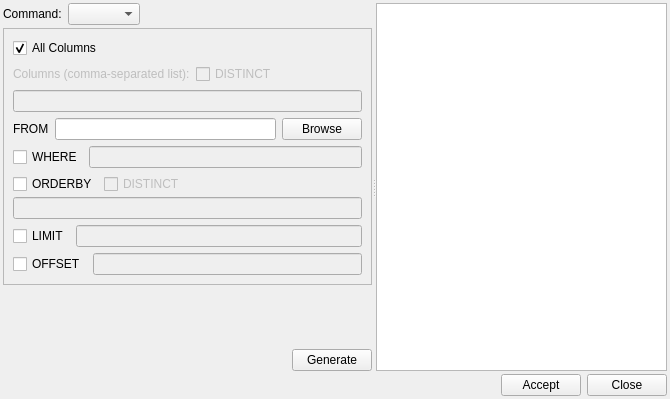
<ui version="4.0" >
 <class>TaQL</class>
 <widget class="QWidget" name="TaQL" >
  <property name="geometry" >
   <rect>
    <x>0</x>
    <y>0</y>
    <width>670</width>
    <height>399</height>
   </rect>
  </property>
  <property name="windowTitle" >
   <string>TaQL Command</string>
  </property>
  <layout class="QGridLayout" >
   <property name="margin" >
    <number>3</number>
   </property>
   <property name="spacing" >
    <number>3</number>
   </property>
   <item row="0" column="0" >
    <widget class="QSplitter" name="splitter" >
     <property name="orientation" >
      <enum>Qt::Horizontal</enum>
     </property>
     <widget class="QWidget" name="layoutWidget" >
      <layout class="QVBoxLayout" >
       <property name="margin" >
        <number>0</number>
       </property>
       <property name="spacing" >
        <number>3</number>
       </property>
       <item>
        <layout class="QHBoxLayout" >
         <property name="margin" >
          <number>0</number>
         </property>
         <property name="spacing" >
          <number>6</number>
         </property>
         <item>
          <widget class="QLabel" name="label" >
           <property name="text" >
            <string>Command:</string>
           </property>
          </widget>
         </item>
         <item>
          <widget class="QComboBox" name="commandChooser" />
         </item>
         <item>
          <spacer>
           <property name="orientation" >
            <enum>Qt::Horizontal</enum>
           </property>
           <property name="sizeHint" >
            <size>
             <width>40</width>
             <height>20</height>
            </size>
           </property>
          </spacer>
         </item>
        </layout>
       </item>
       <item>
        <widget class="QFrame" name="selectFrame" >
         <property name="frameShape" >
          <enum>QFrame::StyledPanel</enum>
         </property>
         <property name="frameShadow" >
          <enum>QFrame::Raised</enum>
         </property>
         <layout class="QVBoxLayout" >
          <property name="margin" >
           <number>9</number>
          </property>
          <property name="spacing" >
           <number>6</number>
          </property>
          <item>
           <layout class="QHBoxLayout" >
            <property name="margin" >
             <number>0</number>
            </property>
            <property name="spacing" >
             <number>6</number>
            </property>
            <item>
             <widget class="QCheckBox" name="allColumnsBox" >
              <property name="text" >
               <string>All Columns</string>
              </property>
              <property name="checked" >
               <bool>true</bool>
              </property>
             </widget>
            </item>
            <item>
             <spacer>
              <property name="orientation" >
               <enum>Qt::Horizontal</enum>
              </property>
              <property name="sizeHint" >
               <size>
                <width>40</width>
                <height>20</height>
               </size>
              </property>
             </spacer>
            </item>
           </layout>
          </item>
          <item>
           <layout class="QHBoxLayout" >
            <property name="margin" >
             <number>0</number>
            </property>
            <property name="spacing" >
             <number>6</number>
            </property>
            <item>
             <widget class="QLabel" name="label_2" >
              <property name="enabled" >
               <bool>false</bool>
              </property>
              <property name="text" >
               <string>Columns (comma-separated list):</string>
              </property>
             </widget>
            </item>
            <item>
             <widget class="QCheckBox" name="colDistinctBox" >
              <property name="enabled" >
               <bool>false</bool>
              </property>
              <property name="text" >
               <string>DISTINCT</string>
              </property>
             </widget>
            </item>
            <item>
             <spacer>
              <property name="orientation" >
               <enum>Qt::Horizontal</enum>
              </property>
              <property name="sizeHint" >
               <size>
                <width>40</width>
                <height>20</height>
               </size>
              </property>
             </spacer>
            </item>
           </layout>
          </item>
          <item>
           <layout class="QHBoxLayout" >
            <property name="margin" >
             <number>0</number>
            </property>
            <property name="spacing" >
             <number>6</number>
            </property>
            <item>
             <widget class="QLineEdit" name="colEdit" >
              <property name="enabled" >
               <bool>false</bool>
              </property>
             </widget>
            </item>
           </layout>
          </item>
          <item>
           <layout class="QHBoxLayout" >
            <property name="margin" >
             <number>0</number>
            </property>
            <property name="spacing" >
             <number>6</number>
            </property>
            <item>
             <widget class="QLabel" name="label_3" >
              <property name="text" >
               <string>FROM</string>
              </property>
             </widget>
            </item>
            <item>
             <widget class="QLineEdit" name="locationEdit" />
            </item>
            <item>
             <widget class="QPushButton" name="browseButton" >
              <property name="text" >
               <string>Browse</string>
              </property>
             </widget>
            </item>
           </layout>
          </item>
          <item>
           <layout class="QHBoxLayout" >
            <property name="margin" >
             <number>0</number>
            </property>
            <property name="spacing" >
             <number>6</number>
            </property>
            <item>
             <widget class="QCheckBox" name="whereBox" >
              <property name="text" >
               <string>WHERE</string>
              </property>
             </widget>
            </item>
            <item>
             <widget class="QLineEdit" name="whereEdit" >
              <property name="enabled" >
               <bool>false</bool>
              </property>
             </widget>
            </item>
           </layout>
          </item>
          <item>
           <layout class="QVBoxLayout" >
            <property name="margin" >
             <number>0</number>
            </property>
            <property name="spacing" >
             <number>3</number>
            </property>
            <item>
             <layout class="QHBoxLayout" >
              <property name="margin" >
               <number>0</number>
              </property>
              <property name="spacing" >
               <number>6</number>
              </property>
              <item>
               <widget class="QCheckBox" name="orderbyBox" >
                <property name="text" >
                 <string>ORDERBY</string>
                </property>
               </widget>
              </item>
              <item>
               <widget class="QCheckBox" name="orderbyDistinctBox" >
                <property name="enabled" >
                 <bool>false</bool>
                </property>
                <property name="text" >
                 <string>DISTINCT</string>
                </property>
               </widget>
              </item>
              <item>
               <spacer>
                <property name="orientation" >
                 <enum>Qt::Horizontal</enum>
                </property>
                <property name="sizeHint" >
                 <size>
                  <width>40</width>
                  <height>20</height>
                 </size>
                </property>
               </spacer>
              </item>
             </layout>
            </item>
            <item>
             <widget class="QLineEdit" name="orderbyEdit" >
              <property name="enabled" >
               <bool>false</bool>
              </property>
             </widget>
            </item>
           </layout>
          </item>
          <item>
           <layout class="QHBoxLayout" >
            <property name="margin" >
             <number>0</number>
            </property>
            <property name="spacing" >
             <number>6</number>
            </property>
            <item>
             <widget class="QCheckBox" name="limitBox" >
              <property name="text" >
               <string>LIMIT</string>
              </property>
             </widget>
            </item>
            <item>
             <widget class="QLineEdit" name="limitEdit" >
              <property name="enabled" >
               <bool>false</bool>
              </property>
             </widget>
            </item>
           </layout>
          </item>
          <item>
           <layout class="QHBoxLayout" >
            <property name="margin" >
             <number>0</number>
            </property>
            <property name="spacing" >
             <number>6</number>
            </property>
            <item>
             <widget class="QCheckBox" name="offsetBox" >
              <property name="text" >
               <string>OFFSET</string>
              </property>
             </widget>
            </item>
            <item>
             <widget class="QLineEdit" name="offsetEdit" >
              <property name="enabled" >
               <bool>false</bool>
              </property>
             </widget>
            </item>
           </layout>
          </item>
         </layout>
        </widget>
       </item>
       <item>
        <widget class="QFrame" name="updateFrame" >
         <property name="frameShape" >
          <enum>QFrame::StyledPanel</enum>
         </property>
         <property name="frameShadow" >
          <enum>QFrame::Raised</enum>
         </property>
        </widget>
       </item>
       <item>
        <widget class="QFrame" name="insertFrame" >
         <property name="frameShape" >
          <enum>QFrame::StyledPanel</enum>
         </property>
         <property name="frameShadow" >
          <enum>QFrame::Raised</enum>
         </property>
        </widget>
       </item>
       <item>
        <spacer>
         <property name="orientation" >
          <enum>Qt::Vertical</enum>
         </property>
         <property name="sizeHint" >
          <size>
           <width>20</width>
           <height>40</height>
          </size>
         </property>
        </spacer>
       </item>
       <item>
        <widget class="QFrame" name="deleteFrame" >
         <property name="frameShape" >
          <enum>QFrame::StyledPanel</enum>
         </property>
         <property name="frameShadow" >
          <enum>QFrame::Raised</enum>
         </property>
        </widget>
       </item>
       <item>
        <widget class="QFrame" name="calcFrame" >
         <property name="frameShape" >
          <enum>QFrame::StyledPanel</enum>
         </property>
         <property name="frameShadow" >
          <enum>QFrame::Raised</enum>
         </property>
        </widget>
       </item>
       <item>
        <widget class="QFrame" name="createFrame" >
         <property name="frameShape" >
          <enum>QFrame::StyledPanel</enum>
         </property>
         <property name="frameShadow" >
          <enum>QFrame::Raised</enum>
         </property>
        </widget>
       </item>
       <item>
        <layout class="QHBoxLayout" >
         <property name="margin" >
          <number>0</number>
         </property>
         <property name="spacing" >
          <number>6</number>
         </property>
         <item>
          <spacer>
           <property name="orientation" >
            <enum>Qt::Horizontal</enum>
           </property>
           <property name="sizeHint" >
            <size>
             <width>121</width>
             <height>20</height>
            </size>
           </property>
          </spacer>
         </item>
         <item>
          <widget class="QPushButton" name="generateButton" >
           <property name="text" >
            <string>Generate</string>
           </property>
          </widget>
         </item>
        </layout>
       </item>
      </layout>
     </widget>
     <widget class="QTextEdit" name="commandEdit" />
    </widget>
   </item>
   <item row="1" column="0" >
    <layout class="QHBoxLayout" >
     <property name="margin" >
      <number>0</number>
     </property>
     <property name="spacing" >
      <number>6</number>
     </property>
     <item>
      <spacer>
       <property name="orientation" >
        <enum>Qt::Horizontal</enum>
       </property>
       <property name="sizeHint" >
        <size>
         <width>371</width>
         <height>20</height>
        </size>
       </property>
      </spacer>
     </item>
     <item>
      <widget class="QPushButton" name="acceptButton" >
       <property name="text" >
        <string>Accept</string>
       </property>
      </widget>
     </item>
     <item>
      <widget class="QPushButton" name="closeButton" >
       <property name="text" >
        <string>Close</string>
       </property>
      </widget>
     </item>
    </layout>
   </item>
  </layout>
 </widget>
 <resources/>
 <connections>
  <connection>
   <sender>allColumnsBox</sender>
   <signal>toggled(bool)</signal>
   <receiver>label_2</receiver>
   <slot>setDisabled(bool)</slot>
   <hints>
    <hint type="sourcelabel" >
     <x>60</x>
     <y>67</y>
    </hint>
    <hint type="destinationlabel" >
     <x>56</x>
     <y>92</y>
    </hint>
   </hints>
  </connection>
  <connection>
   <sender>allColumnsBox</sender>
   <signal>toggled(bool)</signal>
   <receiver>colEdit</receiver>
   <slot>setDisabled(bool)</slot>
   <hints>
    <hint type="sourcelabel" >
     <x>25</x>
     <y>63</y>
    </hint>
    <hint type="destinationlabel" >
     <x>125</x>
     <y>121</y>
    </hint>
   </hints>
  </connection>
  <connection>
   <sender>whereBox</sender>
   <signal>toggled(bool)</signal>
   <receiver>whereEdit</receiver>
   <slot>setEnabled(bool)</slot>
   <hints>
    <hint type="sourcelabel" >
     <x>48</x>
     <y>188</y>
    </hint>
    <hint type="destinationlabel" >
     <x>102</x>
     <y>188</y>
    </hint>
   </hints>
  </connection>
  <connection>
   <sender>orderbyBox</sender>
   <signal>toggled(bool)</signal>
   <receiver>orderbyDistinctBox</receiver>
   <slot>setEnabled(bool)</slot>
   <hints>
    <hint type="sourcelabel" >
     <x>60</x>
     <y>218</y>
    </hint>
    <hint type="destinationlabel" >
     <x>136</x>
     <y>218</y>
    </hint>
   </hints>
  </connection>
  <connection>
   <sender>orderbyBox</sender>
   <signal>toggled(bool)</signal>
   <receiver>orderbyEdit</receiver>
   <slot>setEnabled(bool)</slot>
   <hints>
    <hint type="sourcelabel" >
     <x>66</x>
     <y>228</y>
    </hint>
    <hint type="destinationlabel" >
     <x>28</x>
     <y>250</y>
    </hint>
   </hints>
  </connection>
  <connection>
   <sender>limitBox</sender>
   <signal>toggled(bool)</signal>
   <receiver>limitEdit</receiver>
   <slot>setEnabled(bool)</slot>
   <hints>
    <hint type="sourcelabel" >
     <x>58</x>
     <y>281</y>
    </hint>
    <hint type="destinationlabel" >
     <x>83</x>
     <y>280</y>
    </hint>
   </hints>
  </connection>
  <connection>
   <sender>offsetBox</sender>
   <signal>toggled(bool)</signal>
   <receiver>offsetEdit</receiver>
   <slot>setEnabled(bool)</slot>
   <hints>
    <hint type="sourcelabel" >
     <x>75</x>
     <y>317</y>
    </hint>
    <hint type="destinationlabel" >
     <x>102</x>
     <y>320</y>
    </hint>
   </hints>
  </connection>
  <connection>
   <sender>allColumnsBox</sender>
   <signal>toggled(bool)</signal>
   <receiver>colDistinctBox</receiver>
   <slot>setDisabled(bool)</slot>
   <hints>
    <hint type="sourcelabel" >
     <x>19</x>
     <y>67</y>
    </hint>
    <hint type="destinationlabel" >
     <x>229</x>
     <y>97</y>
    </hint>
   </hints>
  </connection>
 </connections>
</ui>
